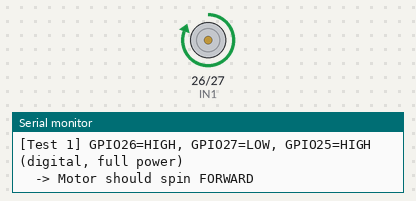
Simulated run of this sketch. Board: ESP32. Parts: motor-driver pin pairs drawn as motors (green arrow = first pin HIGH = forward, orange = second pin HIGH = backward, longer = more drive, scaled by the enable pin), the last lines printed to the serial monitor.

Above: at 1.1 s.
At 5.1 s:
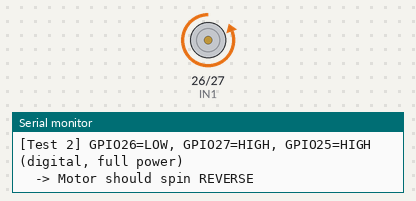
At 19.1 s:
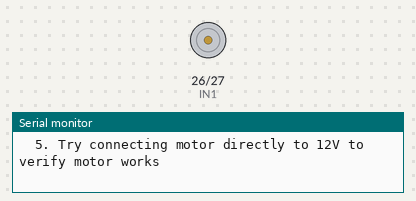
Timing chart, 0 to 20.6 s (numbered marks = the images above):
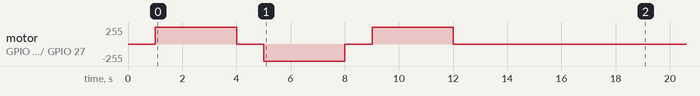

The sketch:

motor_test.ino
```cpp
/*
 * Motor Hardware Diagnostic
 * Tests each pin individually to find wiring issue
 */

void setup() {
  Serial.begin(115200);
  delay(1000);

  pinMode(25, OUTPUT);  // ENA
  pinMode(26, OUTPUT);  // IN1
  pinMode(27, OUTPUT);  // IN2

  Serial.println("\n=== MOTOR PIN DIAGNOSTIC ===\n");

  // Test 1: IN1=HIGH, IN2=LOW, ENA=HIGH (no PWM, full power)
  Serial.println("[Test 1] GPIO26=HIGH, GPIO27=LOW, GPIO25=HIGH (digital, full power)");
  Serial.println("  -> Motor should spin FORWARD");
  digitalWrite(26, HIGH);
  digitalWrite(27, LOW);
  digitalWrite(25, HIGH);
  delay(3000);
  digitalWrite(25, LOW);
  digitalWrite(26, LOW);
  Serial.println("  -> Stopped\n");
  delay(1000);

  // Test 2: IN1=LOW, IN2=HIGH, ENA=HIGH
  Serial.println("[Test 2] GPIO26=LOW, GPIO27=HIGH, GPIO25=HIGH (digital, full power)");
  Serial.println("  -> Motor should spin REVERSE");
  digitalWrite(26, LOW);
  digitalWrite(27, HIGH);
  digitalWrite(25, HIGH);
  delay(3000);
  digitalWrite(25, LOW);
  digitalWrite(27, LOW);
  Serial.println("  -> Stopped\n");
  delay(1000);

  // Test 3: PWM on ENA
  Serial.println("[Test 3] PWM on GPIO25, speed=255 (max)");
  ledcAttach(25, 1000, 8);
  digitalWrite(26, HIGH);
  digitalWrite(27, LOW);
  ledcWrite(25, 255);
  delay(3000);
  ledcWrite(25, 0);
  digitalWrite(26, LOW);
  Serial.println("  -> Stopped\n");
  delay(1000);

  // Test 4: Individual pin toggle (for multimeter check)
  Serial.println("[Test 4] Pin voltage check (use multimeter if available)");

  Serial.println("  GPIO25 = HIGH (3.3V expected)");
  ledcDetach(25);
  pinMode(25, OUTPUT);
  digitalWrite(25, HIGH);
  delay(2000);
  Serial.printf("  GPIO25 read: %d\n", digitalRead(25));
  digitalWrite(25, LOW);

  Serial.println("  GPIO26 = HIGH (3.3V expected)");
  digitalWrite(26, HIGH);
  delay(2000);
  Serial.printf("  GPIO26 read: %d\n", digitalRead(26));
  digitalWrite(26, LOW);

  Serial.println("  GPIO27 = HIGH (3.3V expected)");
  digitalWrite(27, HIGH);
  delay(2000);
  Serial.printf("  GPIO27 read: %d\n", digitalRead(27));
  digitalWrite(27, LOW);

  Serial.println("\n=== DIAGNOSTIC COMPLETE ===");
  Serial.println("If motor did NOT spin in any test:");
  Serial.println("  1. Is 12V power supply connected to L298N?");
  Serial.println("  2. Is L298N ENA jumper REMOVED?");
  Serial.println("  3. Are wires: GPIO25->ENA, GPIO26->IN1, GPIO27->IN2?");
  Serial.println("  4. Are motor wires connected to L298N OUT1/OUT2?");
  Serial.println("  5. Try connecting motor directly to 12V to verify motor works");
}

void loop() {
  delay(1000);
}
```
